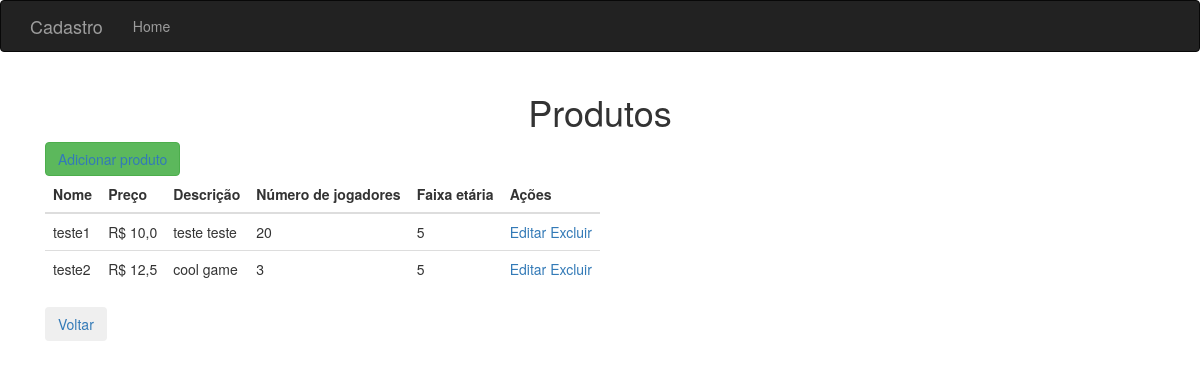
/product, run on an earlier commit of the app's database.
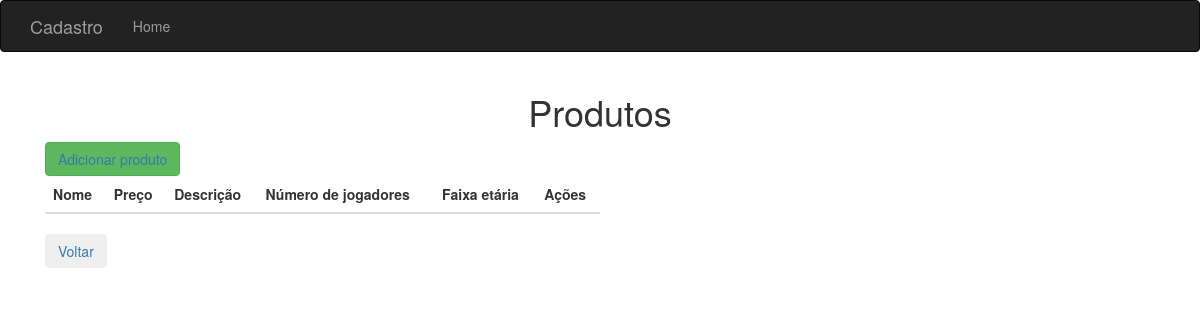
And on a later commit of the database.
### models.py (models this page shows)
class Product(db.Model):
    __tablename__ = 'product'
    id = db.Column('id', db.Integer, primary_key=True, autoincrement=True)
    name = db.Column(db.String(150))
    price = db.Column(db.Float)
    description = db.Column(db.String(500))
    players = db.Column(db.Integer)
    age = db.Column(db.Integer)

### form.py (the view)
@form.route('/product')
def product():
    products = Product.query.all()
    print(product)
    return render_template('product/product.html', products=products)

### templates/product/product.html (shortened to what this page needs)
{% extends "base.html" %}
{% block page_content %}
<h1 style="text-align: center;">Produtos</h1>
<div class="container">
    <div class="row">
        <div class="col-xs-12">
            <button type="button" class="btn btn-success"><a href="/add_product">Adicionar produto</a></button>
        </div>
        <div class="col-md-6">
            <table class="table">
                <thead>
                    <tr>
                        <th>Nome</th>
                        <th>Preço</th>
                        <th>Descrição</th>
                        <th>Número de jogadores</th>
                        <th>Faixa etária</th>
                        <th>Ações</th>
                    </tr>
                </thead>
                <tbody>
                    {% for p in products %}
                    <tr>
                        <td>{{p.name}}</td>
                        <td>R$ {{p.price | replace(".", ",")}}</td>
                        <td>{{p.description}}</td>
                        <td>{{p.players}}</td>
                        <td>{{p.age}}</td>
                        <td>
                            <a href="/edit_product/{{p.id}}">Editar</a>
                            <a href="/delete_product/{{p.id}}">Excluir</a>
                        </td>
                    </tr>
                    {% endfor %}
                </tbody>
            </table>
        </div>
    </div>
    <div class="return">
        <button type="button" class="btn btn-dark"><a href="/index">Voltar</a></button>
    </div>
</div>
{% endblock %}

### templates/base.html (shortened to what this page needs)
<!DOCTYPE html>
<html lang="pt-br">
{% extends "bootstrap/base.html" %}
{% block head %}
{{ super() }}
<link rel="stylesheet" type="text/css" href="{{ url_for('static', filename='css/style.css') }}" type="image/x-icon">
{% endblock %}
{% block navbar %}
<div class="navbar navbar-inverse" role="navigation">
    <div class="container">
        <div class="navbar-header">
            <a class="navbar-brand" href="/">Cadastro</a>
        </div>
        <div class="navbar-collapse collapse">
            <ul class="nav navbar-nav">
                <li><a href="/">Home</a></li>
            </ul>
        </div>
    </div>
</div>
{% endblock %}
{% block content %}
<div class="container">
    {% block page_content %}{% endblock %}
</div>
{% endblock %}

What changed in the data, as far as the page shows it:
removed Product: name "teste1", price "10,0", description "teste teste", players "20", age "5"
removed Product: name "teste2", price "12,5", description "cool game", players "3", age "5"
